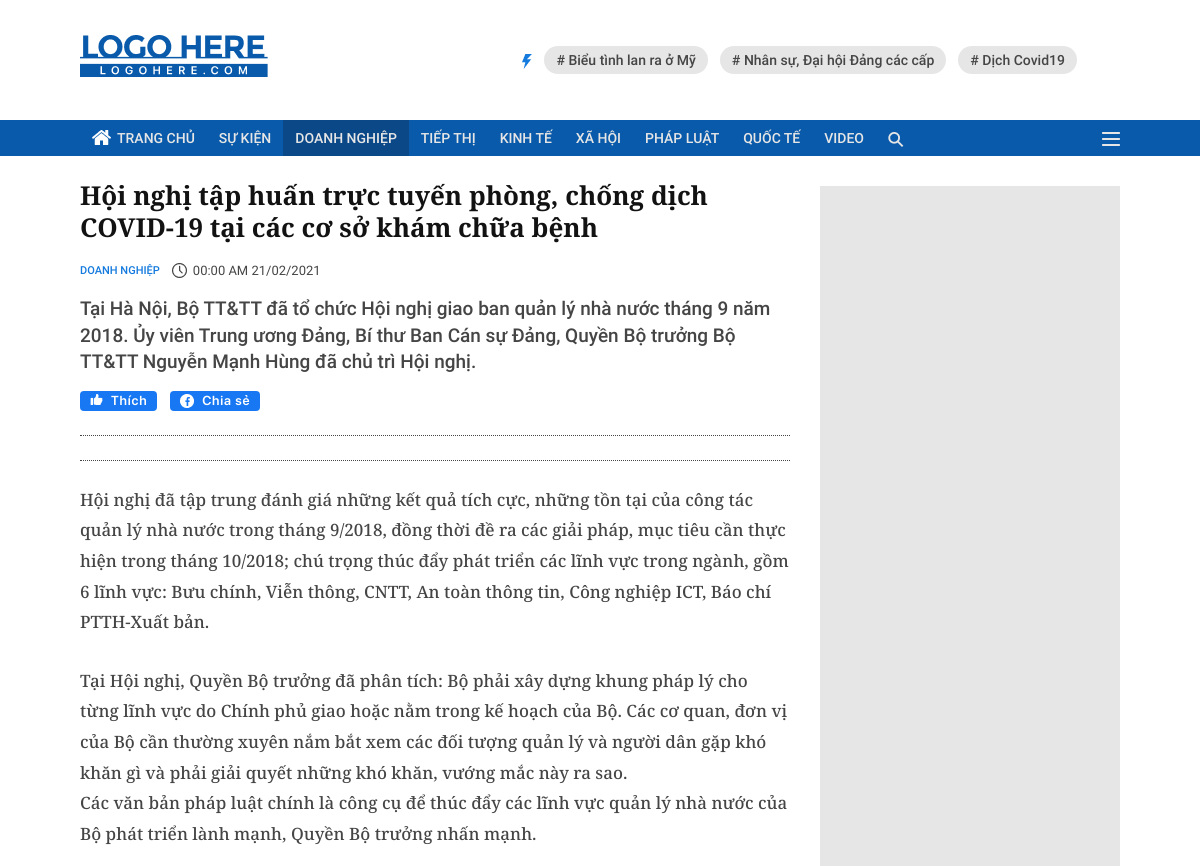
/view/businessDetail.php (upper part), run on an earlier commit of the app's database.
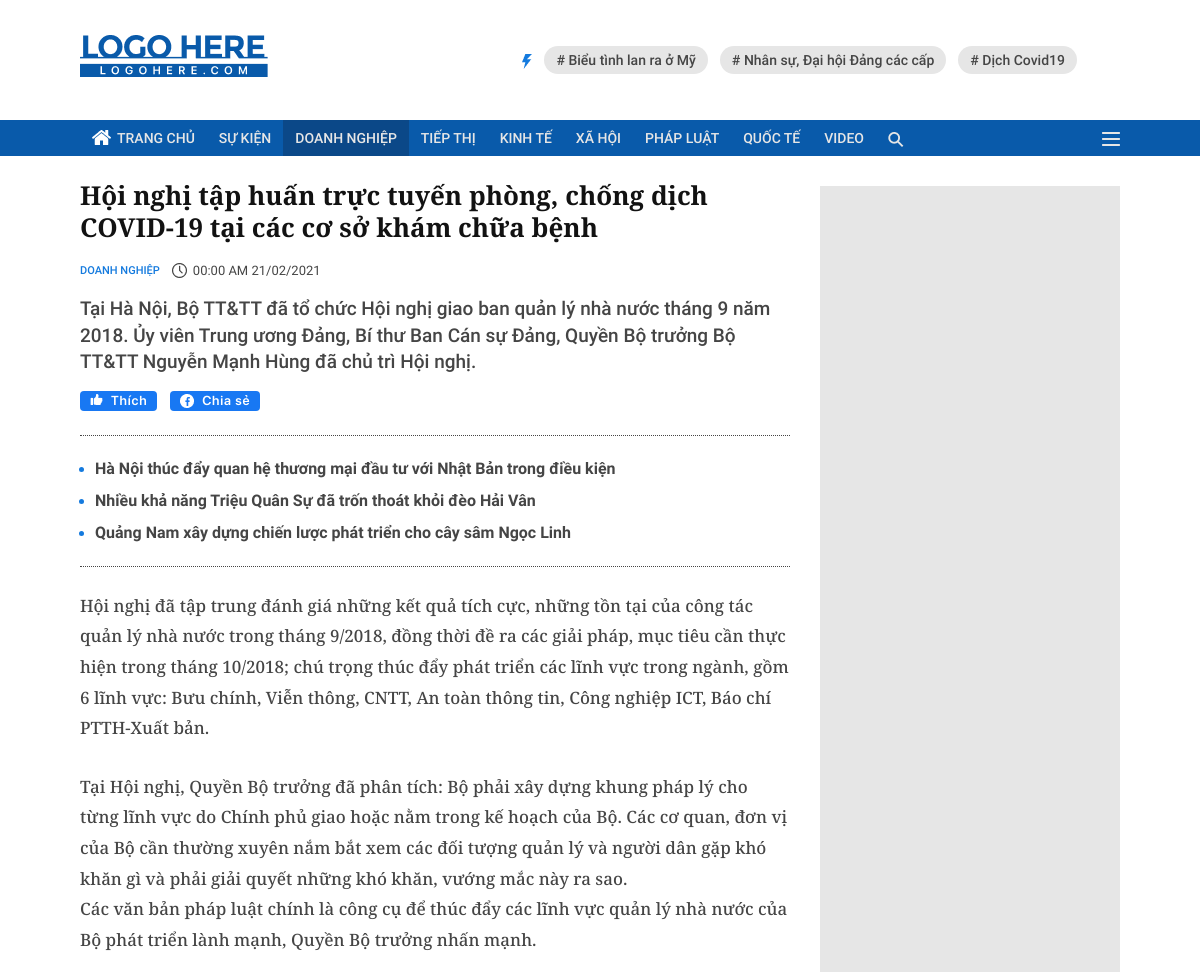
And on a later commit of the database.
### tables this page shows
CREATE TABLE `post` (
  `id` int(10) NOT NULL,
  `title` text NOT NULL,
  `author` varchar(255) NOT NULL,
  `content` text NOT NULL,
  `date` date NOT NULL,
  `brief` text NOT NULL,
  `keyword` text NOT NULL,
  `FK_category` int(10) NOT NULL
);

CREATE TABLE `category` (
  `id` int(10) NOT NULL,
  `title` varchar(255) NOT NULL,
  `cateCode` varchar(50) NOT NULL
);

CREATE TABLE `suggest` (
  `id` int(10) NOT NULL,
  `title` text NOT NULL,
  `FK_post` int(10) NOT NULL
);

### include/sql.php (called while the page is built, shortened)
<?php
require_once('database.php');
function find_by_sql($sql)
{
    global $db;
    $result = $db->query($sql);
    $result_set = $db->while_loop($result);
    return $result_set;
}
function get_post($id)
{
    $sql = "SELECT * FROM post ";
    $sql .= "WHERE post.id = $id";
    return find_by_sql($sql);
}
function get_category_by_postid($id)
{
    $sql = "SELECT category.title FROM category, post ";
    $sql .= "WHERE category.id = post.FK_category AND post.id = $id";
    return find_by_sql($sql);
}
function get_suggest_by_postid($id){
    $sql = "SELECT title FROM suggest ";
    $sql .= "WHERE suggest.FK_post = $id";
    return find_by_sql($sql);
}

### include/database.php (called while the page is built, shortened)
<?php
    class db{
        private $conn;
        public $queryId;
        public function db_connect(){
            $this->conn = mysqli_connect(DB_HOST, DB_USER, DB_PASS);
            if(!$this->conn){
                die("Lỗi connect db: ".mysqli_connect_error());
            }
            else{
                $select_db = $this->conn->select_db(DB_NAME);
            }
        }
        public function query($sql){
            if(trim($sql != "")){
                $this->queryId = $this->conn->query($sql);
            }
            return $this->queryId;
        }
        public function fetch_array($sttm){
            return mysqli_fetch_array($sttm);
        }
        public function while_loop($loop){
            $results = array();
            while($result = $this->fetch_array($loop)){
                $results[] = $result;
            }
            return $results;
        }
    }
    $db = new db();
?>

### view/businessDetail.php (the view, shortened to what this page needs)
<?php
require_once("../include/sql.php");
?>
<!DOCTYPE html>
<html lang="en">
<head>
    <link rel="stylesheet" href="../css/businessDetail.css">
</head>
<body>
    <div class="header">
        <div class="header__top">
            <div class="container">
                <div class="header__top-flex d-flex justify-content-between">
                    <h1 class="header__logo">
                        <a href="index.html"><i class="sprite sprite-header_logo"></i></a>
                    </h1>
                    <ul class="header__tags d-flex align-item-center">
                        <li><i class="sprite sprite-vector vertical-align-middle"></i></li>
                        <li><a href="#" title="# Biểu tình lan ra ở Mỹ"># Biểu tình lan ra ở Mỹ</a></li>
                        <li><a href="#" title="# Nhân sự, Đại hội Đảng các cấp"># Nhân sự, Đại hội Đảng các cấp</a></li>
                        <li><a href="#" title="# Dịch Covid19"># Dịch Covid19</a></li>
                    </ul>
                </div>
            </div>
        </div>
        <div class="header__navbar">
            <div class="container">
                <div class="header__navbar-flex d-flex justify-content-between align-item-center">
                    <div class="main__navbar-menu d-flex text-uppercase">
                        <ul class="header__navbar-ul d-flex">
                            <li>
                                <a href="index.html" title="Trang chủ">
                                    <i class="sprite sprite-home vertical-align-top m-right-home"></i>
                                    Trang chủ
                                </a>
                            </li>
                            <li><a href="#" title="Sự kiện">Sự kiện</a></li>
                            <li><a href="business.html" class="main__navlink--active" title="Doanh nghiệp">Doanh
                                    nghiệp</a></li>
                            <li><a href="#" title="Tiếp thị">Tiếp thị</a></li>
                            <li><a href="#" title="Kinh tế">Kinh tế</a></li>
                            <li><a href="#" title="Xã hội">Xã hội</a></li>
                            <li><a href="#" title="Pháp luật">Pháp luật</a></li>
                            <li><a href="#" title="Quốc tế">Quốc tế</a></li>
                            <li><a href="#" title="Video">Video</a></li>
                        </ul>
                        <div class="header__navbar-search">
                            <a href="#"><i class="sprite sprite-search vertical-align-middle"></i></a>
                        </div>
                    </div>
                    <div class="header__navbar-toggler">
                        <a href="#" title="Danh mục">
                            <i class="menu-toggler sprite sprite-toggler vertical-align-middle"></i>
                        </a>
                    </div>
                </div>
            </div>
        </div>
    </div>
    <div class="main">
        <div class="container">
            <div class="main__marketing-news">
                <div class="main__aside-layout d-flex">
                    <div class="main__aside-layout-left">
                        <?php
                        $ind = 53;
                        $post = get_post($ind);
                        $cate = get_category_by_postid($ind);
                        $suggests = get_suggest_by_postid($ind);
                        ?>
                        <div class="main__news-main-title">
                            <h2 class="main__nm-h2">
                                <span class="main__highlight-news-title">
                                    <?php echo $post[0]['title']; ?>
                                </span>
                            </h2>
                        </div>
                        <div class="main__news-info d-flex">
                            <a href="#" class="main__news-category-title text-uppercase" title="Doanh nghiệp">
                                <?php echo $cate[0]['title']; ?>
                            </a>
                            <span class="main__clock">
                                <i class="sprite sprite-clockwise img-clock-2"></i>
                            </span>
                            <div class="main__time">
                                <span>
                                    <?php
                                        $date = date_create($post[0]['date']);
                                        echo date_format($date, "H:i A d/m/Y");
                                        ?>
                                </span>
                            </div>
                        </div>
                        <div class="main__news-brief"><?php echo $post[0]['brief']; ?>
                        </div>
                        <div class="main__news-social d-flex">
                            <div class="main__news-social-button btn-like">
                                <a href="#" title="Thích">
                                    <span class="button-title">
                                        <span class="m-right">
                                            <i class="sprite sprite-like"></i>
                                        </span>
                                        Thích
                                    </span>
                                </a>
                            </div>
                            <div class="main__news-social-button btn-share">
                                <a href="#" title="Chia sẻ">
                                    <span class="button-title">
                                        <span class="m-right">
                                            <i class="sprite sprite-facebook img-facebook"></i>
                                        </span>
                                        Chia sẻ
                                    </span>
                                </a>
                            </div>
                        </div>
                        <div class="main__news-suggest">
                            <ul class="main__news-suggest-ul">
                                <?php
                                foreach ($suggests as $suggest):
                                ?>
                                    <li><a href="#" title="Hà Nội thúc đẩy quan hệ thương mại đầu tư với Nhật Bản trong điều kiện">
                                        <?php echo $suggest[0]; ?>
                                    </a></li>
                                <?php
                                endforeach;
                                ?>
                            </ul>
                        </div>
                        <div class="main__news-detail">
                            <p class="main__news-detail-content">Hội nghị đã tập trung đánh giá những kết quả tích cực,
                                những tồn tại của
                                công tác quản
                                lý nhà nước trong tháng 9/2018, đồng thời đề ra các giải pháp, mục tiêu cần thực
                                hiện
                                trong tháng 10/2018; chú trọng thúc đẩy phát triển các lĩnh vực trong ngành, gồm 6
                                lĩnh
                                vực: Bưu chính, Viễn thông, CNTT, An toàn thông tin, Công nghiệp ICT, Báo chí
                                PTTH-Xuất
                                bản.
                            </p>
                            <p class="main__news-detail-content">
                                Tại Hội nghị, Quyền Bộ trưởng đã phân tích: Bộ phải xây dựng khung pháp lý cho từng
                                lĩnh vực do Chính phủ giao hoặc nằm trong kế hoạch của Bộ. Các cơ quan, đơn vị của
                                Bộ cần thường xuyên nắm bắt xem các đối tượng quản lý và người dân gặp khó khăn gì
                                và phải giải quyết những khó khăn, vướng mắc này ra sao.
                                <br>
                                Các văn bản pháp luật chính là công cụ để thúc đẩy các lĩnh vực quản lý nhà nước của
                                Bộ phát triển lành mạnh, Quyền Bộ trưởng nhấn mạnh.
                            </p>
                            <br>
                        </div>
                    </div>
                    <div class="main__aside-layout-right">
                    </div>
                </div>
            </div>
        </div>
    </div>
</body>
</html>

### css/businessDetail.css (style rules this page uses)
* { box-sizing: border-box; margin: 0; padding: 0; }
body { color: #454545; min-width: fit-content; }
.container { margin: 0 auto; width: 1040px; }
.header__top { padding: 35px 0px; }
.d-flex { display: flex; }
.justify-content-between { justify-content: space-between; }
li { list-style-type: none; }
a { text-decoration: none; font: 500 14px/19px Roboto; }
.header__navbar a { display: block; }
.header__tags { margin-right: 43px; }
.header__tags li a { background-color: #e6e6e6; padding: 6px 12px; border-radius: 16px; color: #454545; margin-left: 12px; font: 500 14px/19px RobotoMedium; }
.vertical-align-middle { vertical-align: middle; }
.vertical-align-top { vertical-align: text-top; }
.align-item-center { align-items: center; }
.text-uppercase { text-transform: uppercase; }
.header__navbar { background-color: #095aaa; color: #e6e6e6; }
.header__navbar-toggler { position: relative; }
.menu-toggler { display: block; }
.main__navbar-menu a { color: #e6e6e6; display: inline-block; padding: 9px 12px; font: 500 14px/18px RobotoMedium; }
.main__navlink--active { background-color: #0b4888; color: white; }
.main__navlink, .main__navlink--active { padding: 10px 12px; }
.main__news-category-title { font: 500 11px/16px RobotoMedium; color: #147ade; margin-right: 12px; }
.img-clock-2 { position: absolute; margin-left: -8.3px; margin-top: 2.4px; }
.main__highlight-news-title { font: 700 26px/32px Noto; color: #121212; }
.main__news-info { margin-bottom: 14px; }
.main__news-brief { font: 500 19px RobotoMedium; line-height: 1.4; }
.main__news-social { margin: 15px 0px 24px 0px; }
.main__news-social-button { background-color: #1878f3; margin-right: 13px; border-radius: 4px; position: relative; height: 20px; }
.btn-like { width: 77px; }
.btn-share { width: 90px; }
.m-right { margin-right: 5px; }
.m-right-home { margin-right: 3px; }
.button-title { font: 600 13px SFBold; color: white; letter-spacing: 0.8px; margin: auto; display: table; line-height: 20px; }
.img-facebook { position: absolute; margin-left: -14.5px; margin-top: 6px; }
.main__news-suggest { border-bottom: 1px dotted #454545; border-top: 1px dotted #454545; padding: 12px 0px; }
.main__news-suggest-ul li { list-style-type: disc; color: #147ade; margin: 10px 0px 10px 15px; }
.main__news-suggest-ul>li>a { color: #454545; font: 500 16px/22px RobotoBold; }
.main__news-detail { padding: 15px 0px; }
.main__news-detail-content { font: 500 17px/22px NotoMedium; line-height: 1.8; padding: 10px 0px 18px 0px; }
.main__nm-h2 { padding: 18px 0px 20px 0px; }
.main__aside-layout { padding: 5px 0px 20px 0px; }
.main__aside-layout-left { width: 710px; margin-bottom: 30px; }
.main__aside-layout-right { width: 300px; margin: 25px 0px 30px 30px; background-color: #e6e6e6; }
.main__time { font: 400 13px/16px Roboto; }
.main__time span { margin-left: 6px; }
.sprite { background-image: url("../image/spritesheet.png"); background-repeat: no-repeat; display: inline-block; }
.sprite-clockwise { width: 4px; height: 9px; background-position: -5px -30px; }
.sprite-facebook { width: 9px; height: 9px; background-position: -221px -30px; }
.sprite-header_logo { width: 188px; height: 42px; background-position: -5px -134px; }
.sprite-home { width: 19px; height: 15px; background-position: -199px -68px; }
.sprite-like { width: 13px; height: 11px; background-position: -30px -68px; }
.sprite-search { width: 16px; height: 15px; background-position: -302px -111px; }
.sprite-toggler { width: 18px; height: 14px; background-position: -302px -166px; }
.sprite-vector { width: 10px; height: 15px; background-position: -330px -166px; }

What changed in the data, as far as the page shows it:
added suggest: title "Hà Nội thúc đẩy quan hệ thương mại đầu tư với Nhật Bản trong điều kiện"
added suggest: title "Nhiều khả năng Triệu Quân Sự đã trốn thoát khỏi đèo Hải Vân"
added suggest: title "Quảng Nam xây dựng chiến lược phát triển cho cây sâm Ngọc Linh"
